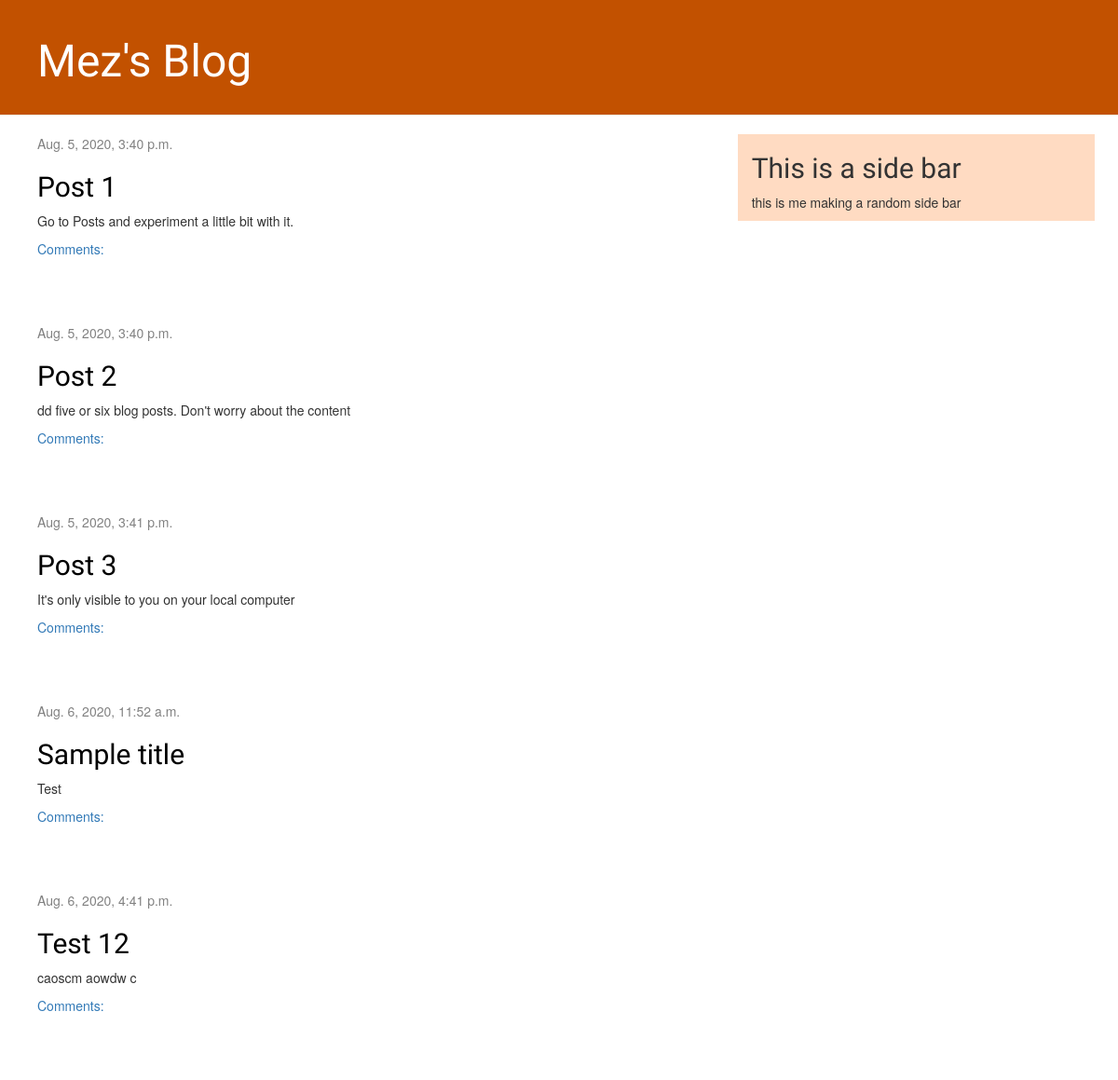
The app's page /, older data.
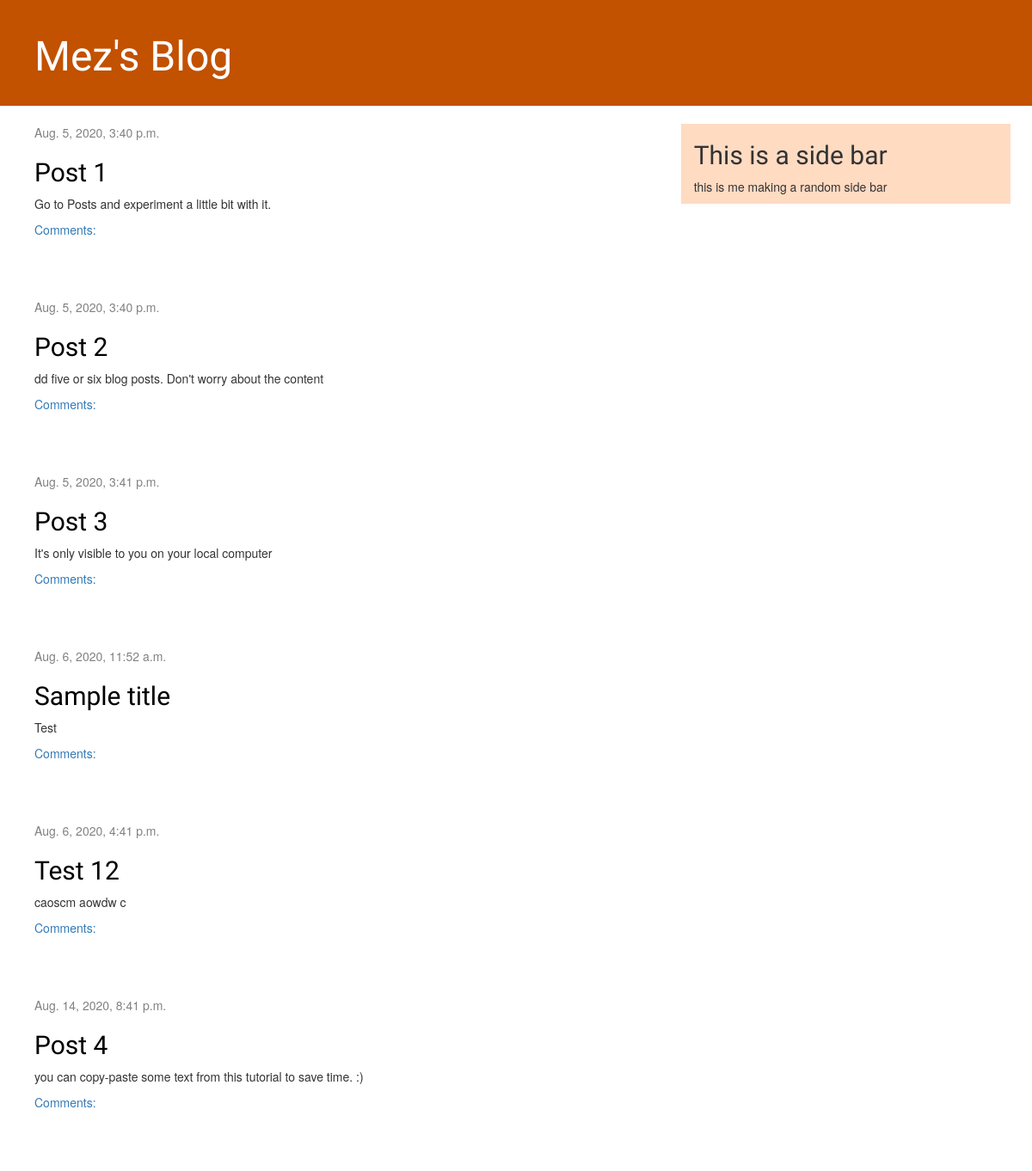
The same page, newer data.
### blog/models.py (models this page shows, shortened)
class Post(models.Model):
	author = models.ForeignKey(settings.AUTH_USER_MODEL, on_delete=models.CASCADE)
	title = models.CharField(max_length=200)
	text = models.TextField()
	created_date = models.DateTimeField(default=timezone.now)
	published_date = models.DateTimeField(blank=True, null=True)

### blog/views.py (the view)
# urls.py: path('', views.post_list, name='post_list'),
def post_list(request):
    posts = Post.objects.filter(published_date__lte=timezone.now()).order_by('published_date')
    return render(request, 'blog/post_list.html', {'posts': posts})

### blog/templates/blog/post_list.html
{% extends 'blog/base.html' %}
{% block content %}
    {% for post in posts %}
        <div class="post">
            <div class="date">
                {{ post.published_date }}
            </div>
            <h2><a href="{% url 'post_detail' pk=post.pk %}">{{ post.title }}</a></h2>
            <p>{{ post.text|linebreaksbr }}</p>
            <a href="{% url 'post_detail' pk=post.pk %}">Comments: {{ post.approved_comments.count }}</a>
        </div>
    {% endfor %}
{% endblock %}
{% block sidebar %}
 <h2>This is a side bar</h2>
 <p> this is me making a random side bar</p>
{% endblock %}

Row changes from the older to the newer data that the page shows:
now on this page (row edited): Post: published_date "Aug. 14, 2020, 8:41 p.m.", title "Post 4", text "you can copy-paste some text from this tutorial to save time. :)"
